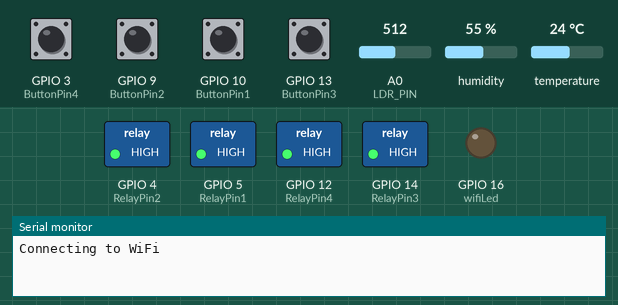
This sketch was run on a simulated ESP8266 (NodeMCU). On the bench: switched loads named in the sketch (green lamp = pin HIGH), output pins drawn as LEDs (lit = HIGH), the last lines printed to the serial monitor. Inputs (shaded band) come from the test bench; at power-on: GPIO 3 (ButtonPin4), GPIO 9 (ButtonPin2), GPIO 10 (ButtonPin1), GPIO 13 (ButtonPin3) HIGH, A0 (LDR_PIN) = 512, humidity 55 %, temperature 24 °C. WiFi joins after 1.5 s; servers stay silent unless stated; EEPROM starts erased.

Above: at 0.1 s.
At 7.6 s:
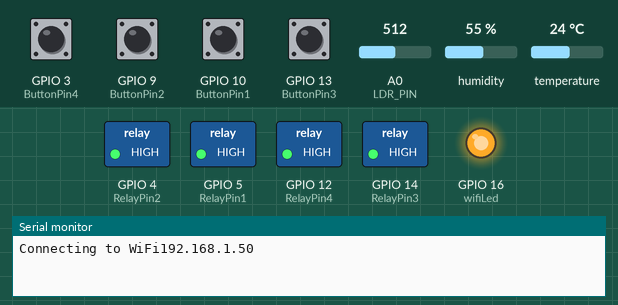
Timing chart, 0 to 9.1 s (numbered marks = the images above):
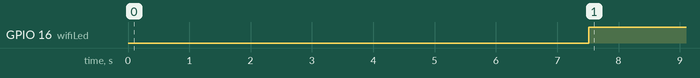

Measured:
- by itself, GPIO 16 (wifiLed): LOW → HIGH at 7.5 s

The sketch:

BLYNK_4_RELAY_KONTROL_LDR_SET_VAALUE_LDR.ino
```cpp
#define BLYNK_TEMPLATE_ID "TMPLqPIMnzdC"
#define BLYNK_TEMPLATE_NAME "RelayLDR"
#define BLYNK_AUTH_TOKEN "VXoUYLg4N1nocjCsKNP4XoTa0cNaHYUA"

const char* ssid = "androidAP";
const char* password = "12345678";

#define BLYNK_PRINT Serial
#include <ESP8266WiFi.h>
#include <BlynkSimpleEsp8266.h>
#include <DHT.h>
#include <Preferences.h>
#include <AceButton.h>
#include <SPI.h>
#include <Wire.h>
#include <DNSServer.h>
#include <ESP8266WebServer.h>
#include <WiFiManager.h>

using namespace ace_button;
Preferences pref;

#define DHTTYPE DHT22
#define DHTPIN     2
#define LDR_PIN   A0
#define RelayPin1 5  //D1
#define RelayPin2 4  //D2
#define RelayPin3 14
#define RelayPin4 12

#define ButtonPin1 10 //D25
#define ButtonPin2  9  //D26
#define ButtonPin3 13  //D27
#define ButtonPin4  3

#define wifiLed   16   //D2


#define VPIN_Text           V0
#define VPIN_currentTemp    V1
#define VPIN_currentHumi    V2
#define VPIN_Relay1         V3
#define VPIN_Relay2         V4
#define VPIN_Relay3         V5
#define VPIN_LuxRelay4      V6
#define VPIN_currentLDR     V7
#define VPIN_setLdrvalmax   V8
#define VPIN_setLdrvalmin   V9


float currentTemp = 0;
float currentHumi = 0;
float ldrVal = 0;


// Relay and Mode State
bool Relay1State = LOW;
bool Relay2State = LOW;
bool Relay3State = LOW;
bool LuxRelay4State = LOW;

int wifiFlag = 0;

// const int maxRelay3 = 700;
 //const int minRelay3 = 200;

float maxLight = 0;
float minLight = 0;


DHT dht(DHTPIN, DHTTYPE);
char auth[] = BLYNK_AUTH_TOKEN;
BlynkTimer timer;


ButtonConfig config1;
AceButton button1(&config1);
ButtonConfig config2;
AceButton button2(&config2);
ButtonConfig config3;
AceButton button3(&config3);
ButtonConfig config4;
AceButton button4(&config4);


void handleEvent1(AceButton*, uint8_t, uint8_t);
void handleEvent2(AceButton*, uint8_t, uint8_t);
void handleEvent3(AceButton*, uint8_t, uint8_t);
void handleEvent4(AceButton*, uint8_t, uint8_t);


// When App button is pushed - switch the state

BLYNK_WRITE(VPIN_Relay1) {
  Relay1State = param.asInt();
  digitalWrite(RelayPin1, !Relay1State);
  pref.putBool("Relay1", Relay1State);
}

BLYNK_WRITE(VPIN_Relay2) {
  Relay2State = param.asInt();
  digitalWrite(RelayPin2, !Relay2State);
  pref.putBool("Relay2", Relay2State);
}

BLYNK_WRITE(VPIN_Relay3) {
  Relay3State = param.asInt();
  digitalWrite(RelayPin3, !Relay3State);
  pref.putBool("Relay3", Relay3State);
}


BLYNK_WRITE(VPIN_LuxRelay4) {
  LuxRelay4State = param.asInt();
  digitalWrite(RelayPin4, !LuxRelay4State);
  pref.putBool("LuxRelay4", LuxRelay4State);
}


BLYNK_WRITE(VPIN_setLdrvalmin) {
  minLight = param.asFloat();
  pref.putBool("setmin", minLight);
}

BLYNK_WRITE(VPIN_setLdrvalmax) {
  maxLight = param.asFloat();
  pref.putBool("setmax", maxLight);
}

void checkBlynkStatus() { // called every 2 seconds by SimpleTimer

  bool isconnected = Blynk.connected();
  if (isconnected == false) {
    wifiFlag = 1;
    Serial.println("Blynk Not Connected");

    digitalWrite(wifiLed, LOW);
  }
  if (isconnected == true) {
    wifiFlag = 0;

    digitalWrite(wifiLed, HIGH);
    Blynk.virtualWrite(VPIN_Text, "IoT Temperature & Humidity Controller");
  }

  delay(1000);
}

BLYNK_CONNECTED() {
  // update the latest state to the server
  Blynk.virtualWrite(VPIN_Text, "IoT Temperature & Humidity Controller");

  Blynk.syncVirtual(VPIN_currentTemp);
  Blynk.syncVirtual(VPIN_currentHumi);
  Blynk.syncVirtual (VPIN_currentLDR);
  Blynk.syncVirtual(VPIN_setLdrvalmin);
  Blynk.syncVirtual(VPIN_setLdrvalmax);
  Blynk.virtualWrite(VPIN_Relay1, Relay1State);
  Blynk.virtualWrite(VPIN_Relay2, Relay2State);
  Blynk.virtualWrite( VPIN_Relay3, Relay3State);
  Blynk.virtualWrite( VPIN_LuxRelay4, LuxRelay4State);


}

void setup()
{

  Serial.begin(115200);
  //Open namespace in read-write mode
  pref.begin("Relay_State", false);

  pinMode(RelayPin1, OUTPUT);
  pinMode(RelayPin2, OUTPUT);
  pinMode(RelayPin3, OUTPUT);
  pinMode(RelayPin4, OUTPUT);
  pinMode(wifiLed, OUTPUT);

  pinMode(ButtonPin1, INPUT_PULLUP);
  pinMode(ButtonPin2, INPUT_PULLUP);
  pinMode(ButtonPin3, INPUT_PULLUP);
  pinMode(ButtonPin4, INPUT_PULLUP);


  //During Starting all Relays should TURN OFF
  digitalWrite(RelayPin1, !Relay1State);
  digitalWrite(RelayPin2, !Relay2State);
  digitalWrite(RelayPin3, !Relay3State);
  digitalWrite(RelayPin4, !LuxRelay4State);


  dht.begin();    // Enabling DHT sensor
  digitalWrite(wifiLed, LOW);

  config1.setEventHandler(button1Handler);
  config2.setEventHandler(button2Handler);
  config3.setEventHandler(button3Handler);
  config4.setEventHandler(button4Handler);


  button1.init(ButtonPin1);
  button2.init(ButtonPin2);
  button3.init(ButtonPin3);
  button4.init(ButtonPin4);


 Serial.begin(115200);
    WiFi.begin(ssid, password);
    Serial.print("Connecting to WiFi");
    delay(5000);{
    WiFiManager wifiManager;
    wifiManager.autoConnect("BLYNK-IOT");
    Serial.println(WiFi.localIP());
    }
   WiFi.setAutoReconnect(true);
  WiFi.persistent(true);
  //Blynk.begin(auth, ssid, pass);

  timer.setInterval(2000L, checkBlynkStatus); // check if Blynk server is connected every 2 seconds
  timer.setInterval(1000L, sendSensor); // Sending Sensor Data to Blynk Cloud every 1 second
  Blynk.config(auth);
  delay(1000);

  getRelayState(); // Get the last state of Relays and Set values of Temp & Humidity

  Blynk.virtualWrite(VPIN_Relay1, Relay1State);
  Blynk.virtualWrite(VPIN_Relay2, Relay2State);
  Blynk.virtualWrite(VPIN_Relay3, Relay3State);
  Blynk.virtualWrite(VPIN_LuxRelay4, LuxRelay4State);
  Blynk.virtualWrite(VPIN_setLdrvalmin, minLight);
  Blynk.virtualWrite(VPIN_setLdrvalmax,  maxLight);

 }


void readSensor() {
  ldrVal = analogRead(LDR_PIN);
  ldrVal = map(ldrVal, 0, 1023, 0, 100);
  Serial.print("LDR - "); Serial.println(ldrVal);
  delay(2000);
  currentTemp = dht.readTemperature();
  Serial.print("Temp - "); Serial.println(currentTemp);
  delay(2000);
  currentHumi = dht.readHumidity();
  Serial.print("Humi - "); Serial.println(currentHumi);
  delay(2000);
  if (isnan(currentHumi) || isnan(currentTemp)) {
    Serial.println("Failed to read from DHT sensor!");
    return;
  }
}

void sendSensor()
{
  readSensor();
  // You can send any value at any time.
  // Please don't send more that 10 values per second.
  Blynk.virtualWrite(VPIN_Text, "IoT Temperature & Humidity Controller");
  Blynk.virtualWrite(VPIN_currentTemp, currentTemp);
  Blynk.virtualWrite(VPIN_currentHumi, currentHumi);
  Blynk.virtualWrite(VPIN_currentLDR, ldrVal);

}

void getRelayState()
{
  //Serial.println("reading data from NVS");

  Relay1State = pref.getBool("Relay1", 0);
  digitalWrite(RelayPin1, !Relay1State);
  Blynk.virtualWrite(VPIN_Relay1, Relay1State);
  delay(200);

  Relay2State = pref.getBool("Relay2", 0);
  digitalWrite(RelayPin2, !Relay2State);
  Blynk.virtualWrite(VPIN_Relay2, Relay2State);
  delay(200);

  Relay3State = pref.getBool("Relay3", 0);
  digitalWrite(RelayPin3, !Relay3State);
  Blynk.virtualWrite(VPIN_Relay3, Relay3State);
  delay(200);

  LuxRelay4State = pref.getBool("LuxRelay4", 0);
  digitalWrite(RelayPin4, !LuxRelay4State);
  Blynk.virtualWrite(VPIN_LuxRelay4, LuxRelay4State);
  delay(200);


  minLight = pref.getBool("setmin", 0);
  Blynk.virtualWrite(VPIN_setLdrvalmin, minLight);
  delay(200);


 maxLight = pref.getBool("setmax", 0);
  Blynk.virtualWrite(VPIN_setLdrvalmax, maxLight);
  delay(200);


}


void loop()
{


   //LDR control Relay 2
      if( ldrVal < minLight){
        if(LuxRelay4State == 0){
          digitalWrite(RelayPin4,LOW ); // turn ON relay 2
          LuxRelay4State = 1;
          // Update Button Widget
          Blynk.virtualWrite(VPIN_LuxRelay4, LuxRelay4State);
        }
      }
      else if (ldrVal > maxLight){
        if(LuxRelay4State == 1){
           digitalWrite(RelayPin4,HIGH ); // turn OFF relay 2
           LuxRelay4State = 0;
           // Update Button Widget
           Blynk.virtualWrite(VPIN_LuxRelay4, LuxRelay4State);
          }
      }


  Blynk.run();
  timer.run();

  button1.check();
  button2.check();
  button3.check();
  button4.check();


}


void button1Handler(AceButton* button, uint8_t eventType, uint8_t buttonState) {
  Serial.println("Relay1");
  switch (eventType) {
    case AceButton::kEventReleased:
      digitalWrite(RelayPin1, Relay1State);
      Relay1State = !Relay1State;
      pref.putBool("Relay1", Relay1State);
      Blynk.virtualWrite(VPIN_Relay1, Relay1State);
      break;
  }
}
void button2Handler(AceButton* button, uint8_t eventType, uint8_t buttonState) {
  Serial.println("Relay2");
  switch (eventType) {
    case AceButton::kEventReleased:
      digitalWrite(RelayPin2, Relay2State);
      Relay2State = !Relay2State;
      pref.putBool("VPIN_Relay2", Relay2State);
      Blynk.virtualWrite(VPIN_Relay2, Relay2State);
      break;
  }
}


void button3Handler(AceButton* button, uint8_t eventType, uint8_t buttonState) {
  Serial.println("Relay3");
  switch (eventType) {
    case AceButton::kEventReleased:
      digitalWrite(RelayPin4, Relay3State);
      Relay3State = !Relay3State;
      pref.putBool("VPIN_Relay3", Relay3State);
      Blynk.virtualWrite(VPIN_Relay3, Relay3State);
      break;
  }
}
void button4Handler(AceButton* button, uint8_t eventType, uint8_t buttonState) {
  Serial.println("LuxRelay4");
  switch (eventType) {
    case AceButton::kEventReleased:
      digitalWrite(RelayPin4, LuxRelay4State);
      LuxRelay4State = !LuxRelay4State;
      pref.putBool("VPIN_LuxRelay4", LuxRelay4State);
      Blynk.virtualWrite(VPIN_LuxRelay4, LuxRelay4State);
      break;
  }
}
```
